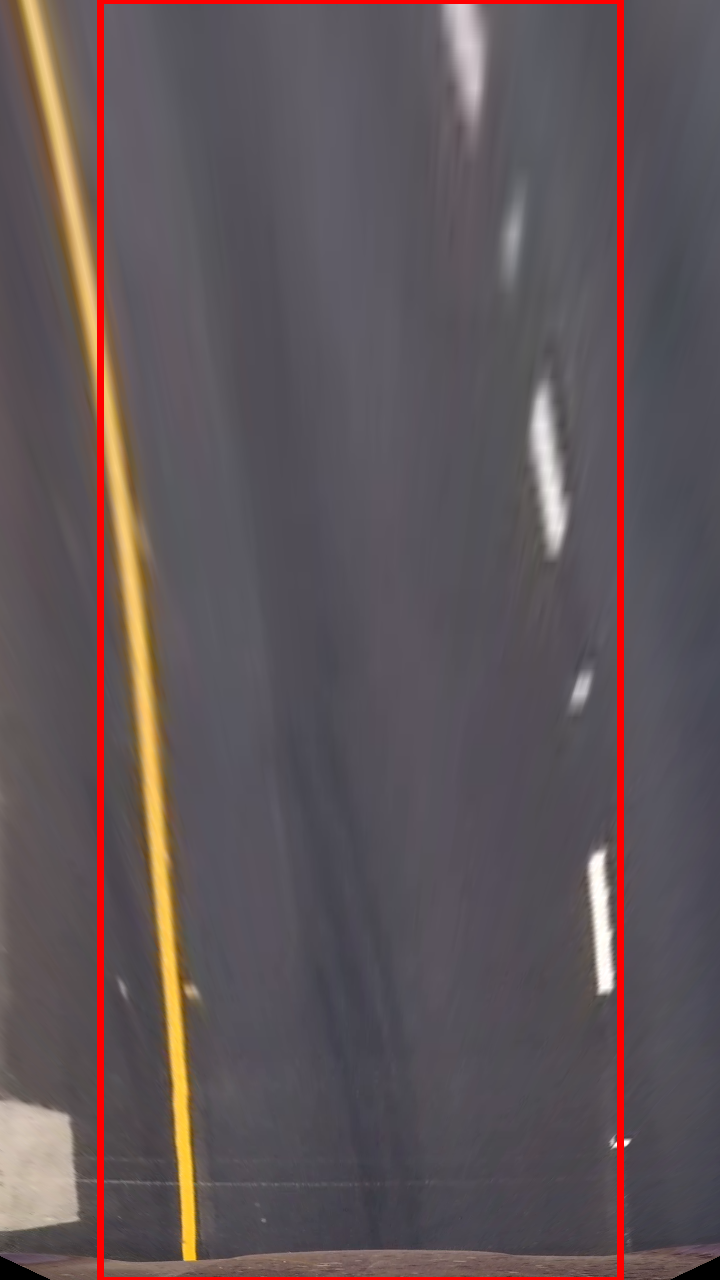
#> input picture documentation/lane-fit-original-1.jpg, 720 x 1280 px; its folder holds only this picture in this run
$ python -i pre_processing.py   (imports and definitions only)
#> lines starting #> are read from the running program, lines starting #| are printed output that depends on the picture; after the words box and inside, x2 and y2 are one past the last pixel; in counts of white or black regions, pixels touching at a corner belong together
class PreProcessing:
    # [103 lines left out: functions save_calibration_params, load_calibration_params, get_calibration_params, get_undistorted_image, not called in this run]

    @staticmethod
    def get_binary_image(img, sx_thresh=(20, 200), rgb_thresh=(170, 255), hls_thresh=(120, 255)):
        """
        apply color and gradient threshold
        color threshold --> R channel and S channel binarized
        gradient threshold --> sobel x binarized
        :param img: undistorted image
        :param sx_thresh: threshold range for sobel x
        :param rgb_thresh: threshold range for r channel in RGB
        :param hls_thresh: threshold range for s channel in HLS
        :return: binary image
        """
#> called with sx_thresh = (20, 200), rgb_thresh = (170, 255), hls_thresh = (120, 255)
        from visualization import Visualization
        import numpy as np
        import cv2 as cv

        is_binary_debug_enabled = False
        # sx_thresh=(40, 180), rgb_thresh=(190, 255), hls_thresh=(100, 255)
        # grayscale
        gray = cv.cvtColor(img, cv.COLOR_RGB2GRAY)
        gray_binary = np.zeros_like(gray)
        gray_binary[(gray >= 20) & (gray <= 80)] = 1

        # sobelx gradient threshold
        dx, dy = (1, 0)
        sx = cv.Sobel(gray, cv.CV_64F, dx, dy, ksize=9)
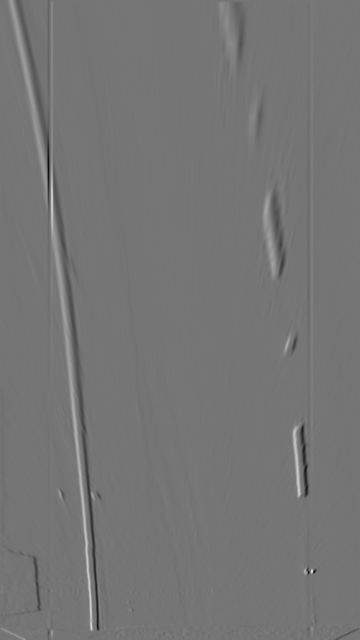
#> sx: shape (1280, 720) float64 (shown at 1/2 size); min -1267485, max 1486197, mean -1007.6; drawn with min black and max white
        sx_abs = np.absolute(sx)
        sx_8bit = np.uint8(255 * sx_abs / np.max(sx_abs))
        sx_binary = np.zeros_like(sx_8bit)
        sx_binary[(sx_8bit > sx_thresh[0]) & (sx_8bit <= sx_thresh[1])] = 1

        # RGB color space
        r, g, b = img[:, :, 0], img[:, :, 1], img[:, :, 2]
        r_binary = np.zeros_like(r)
        r_binary[(r >= rgb_thresh[0]) & (r <= rgb_thresh[1])] = 1

        # HLS color space
        hls = cv.cvtColor(img, cv.COLOR_RGB2HLS)
#> hls: shape (1280, 720, 3); mean of channels 0, 1, 2 117.3, 91, 24.3
        h, l, s = hls[:, :, 0], hls[:, :, 1], hls[:, :, 2]
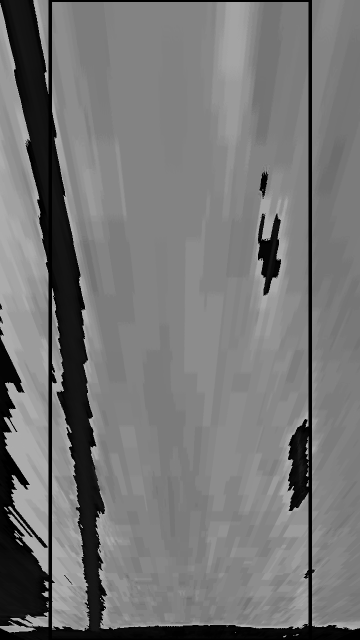
#> h: shape (1280, 720) (shown at 1/2 size); min 0, max 179, mean 117.3
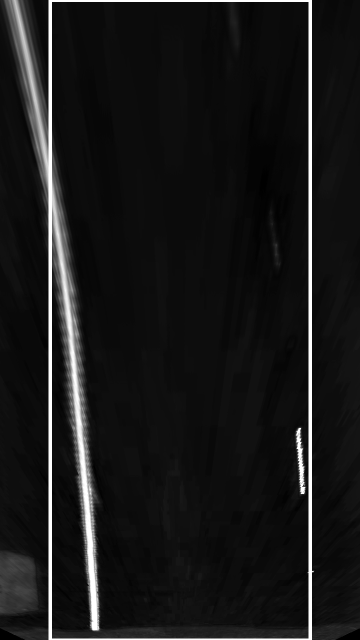
#> s: shape (1280, 720) (shown at 1/2 size); min 0, max 255, mean 24.3
        s_binary = np.zeros_like(s)
        s_binary[(s >= hls_thresh[0]) & (s <= hls_thresh[1])] = 1

        # resultant of r, s and sx
        binary_image = np.zeros_like(sx_binary)
        binary_image[((sx_binary == 1) | (s_binary == 1)) & (r_binary == 1)] = 1
        if is_binary_debug_enabled:
            Visualization.visualize_pipeline_pyplot(img, sx_binary, r_binary,
                                                    s_binary, binary_image, sx_8bit,
                                                    "original", "sx binary", "r binary",
                                                    "s binary", "resultant", "gray")

        return binary_image

>>> import cv2
>>> picture = cv2.cvtColor(cv2.imread('../documentation/lane-fit-original-1.jpg'), cv2.COLOR_BGR2RGB)
>>> result = PreProcessing().get_binary_image(picture)
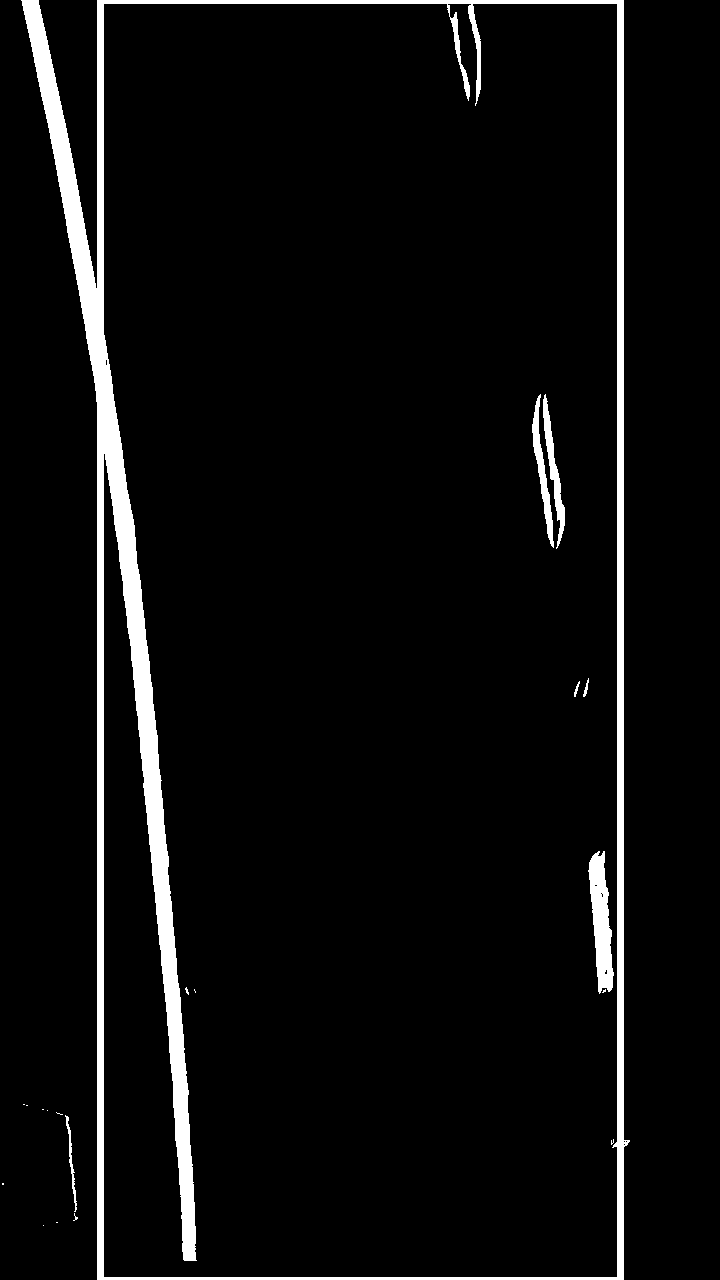
#> result: shape (1280, 720); values 0 (black) and 1 (white), 5.2% white; 20 white regions (13 under 20 px), largest, box (x1, y1, x2, y2) and area: (21, 0, 630, 1280) 43092, (588, 851, 614, 994) 2171, (543, 394, 565, 549) 960

$ run again, on documentation/lane-fit-original-2.jpg
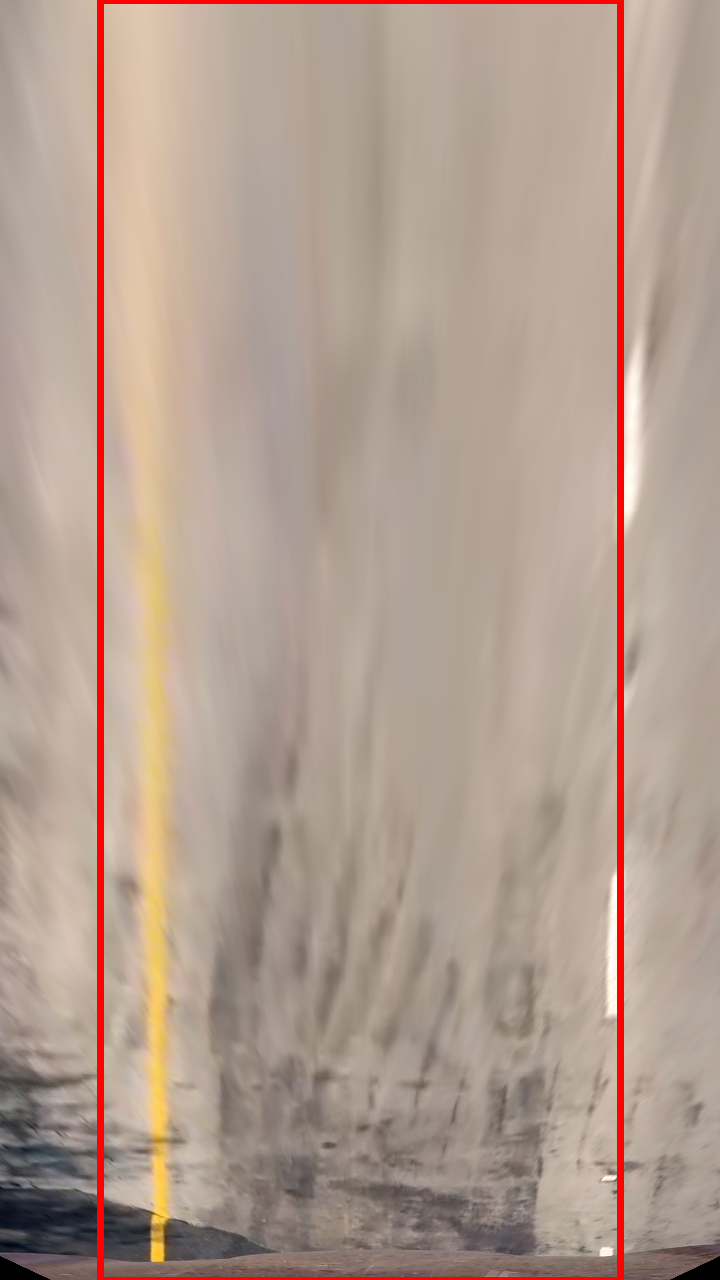
#> input picture documentation/lane-fit-original-2.jpg, 720 x 1280 px
#> hls: shape (1280, 720, 3); mean of channels 0, 1, 2 14.6, 162.4, 50.1
#> in get_binary_image, `h, l, s = hls[:, :, 0], hls[:, :, 1], hls[:, :, 2]`:
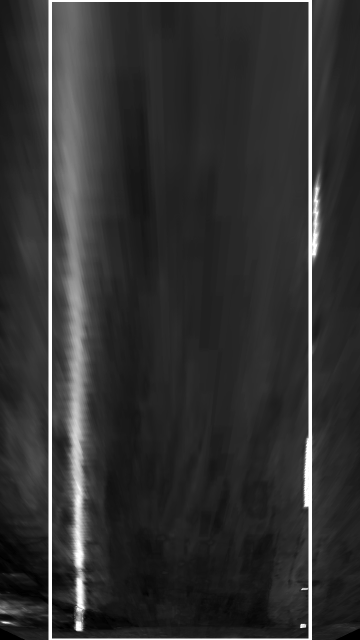
#> s: shape (1280, 720) (shown at 1/2 size); min 0, max 255, mean 50.1
#> `result = PreProcessing().get_binary_image(picture)`:
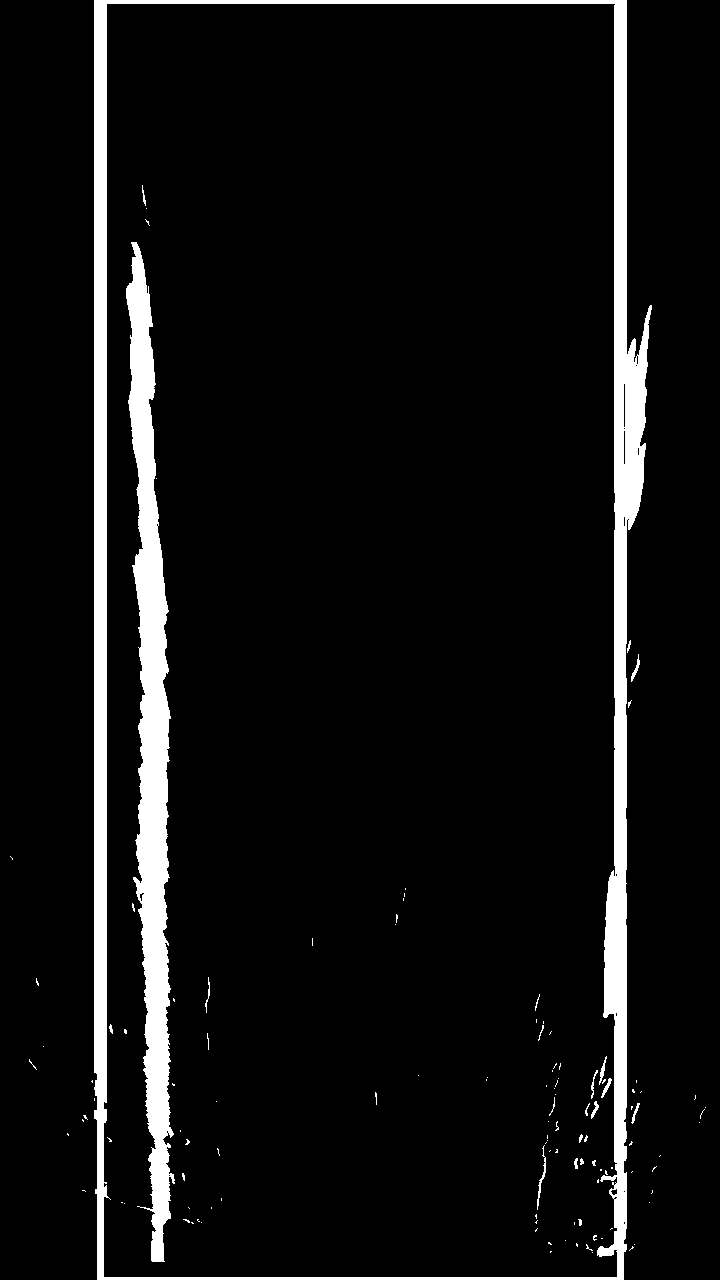
#> result: shape (1280, 720); values 0 (black) and 1 (white), 7% white; 119 white regions (98 under 20 px), largest, box (x1, y1, x2, y2) and area: (94, 0, 652, 1280) 39945, (126, 242, 175, 1262) 23151, (537, 1145, 546, 1210) 125

$ run again, on documentation/lane-fit-original-3.jpg
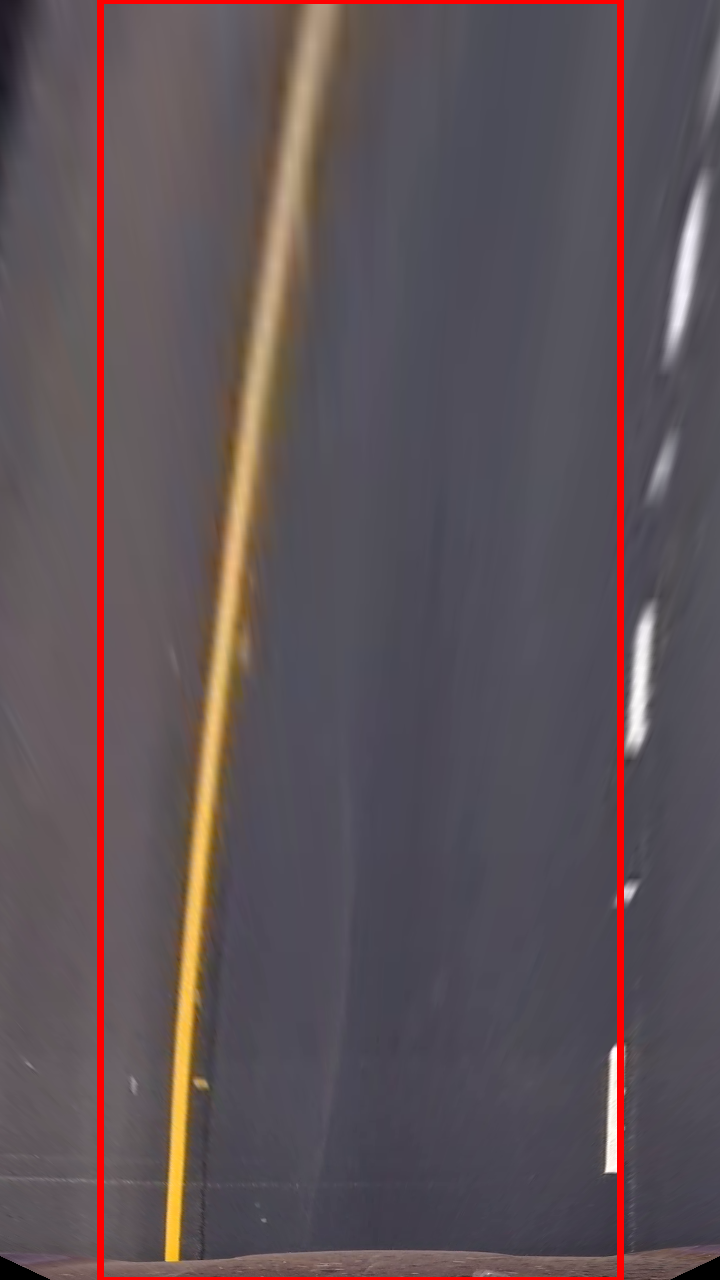
#> input picture documentation/lane-fit-original-3.jpg, 720 x 1280 px
#> hls: shape (1280, 720, 3); mean of channels 0, 1, 2 117.9, 89.7, 26.4
#> in get_binary_image, `h, l, s = hls[:, :, 0], hls[:, :, 1], hls[:, :, 2]`:
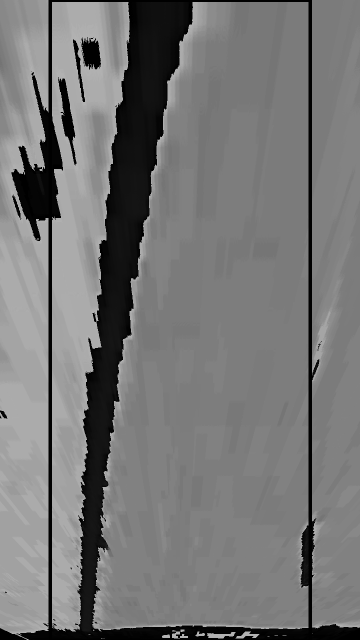
#> h: shape (1280, 720) (shown at 1/2 size); min 0, max 179, mean 117.9
#> `result = PreProcessing().get_binary_image(picture)`:
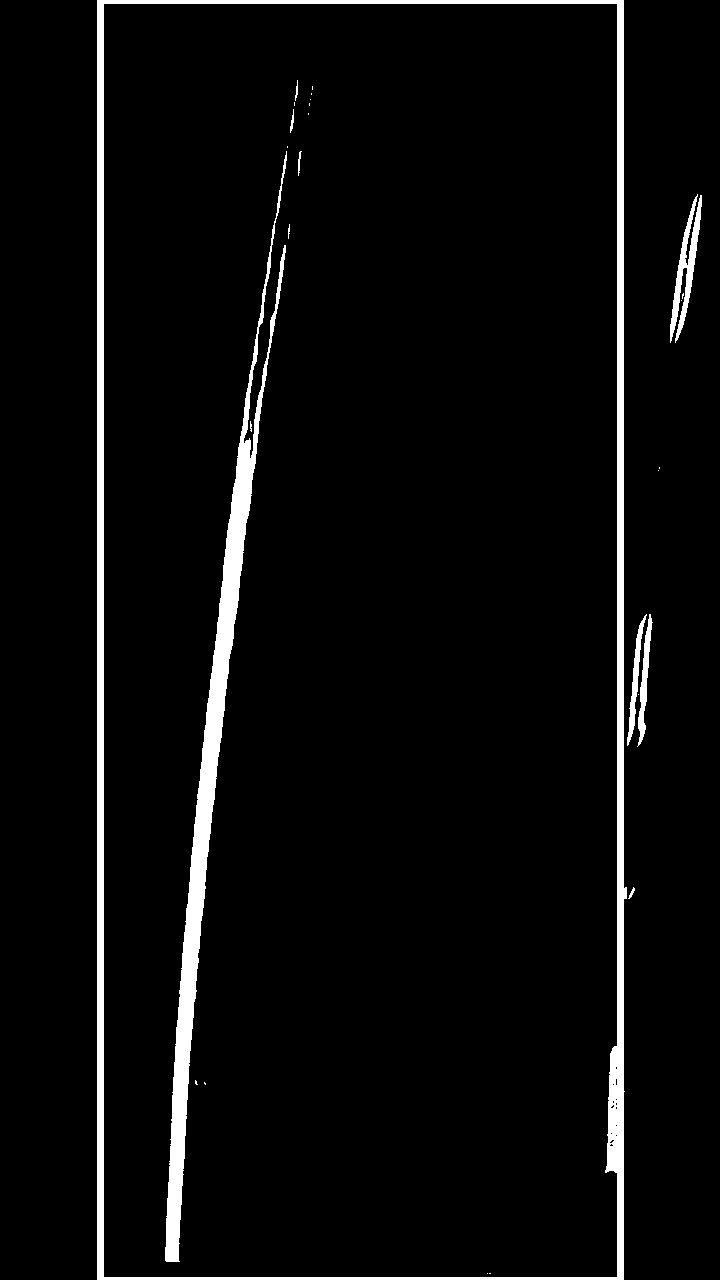
#> result: shape (1280, 720); values 0 (black) and 1 (white), 4.4% white; 27 white regions (17 under 20 px), largest, box (x1, y1, x2, y2) and area: (97, 0, 627, 1280) 22591, (165, 151, 287, 1262) 15153, (670, 194, 702, 343) 1575
